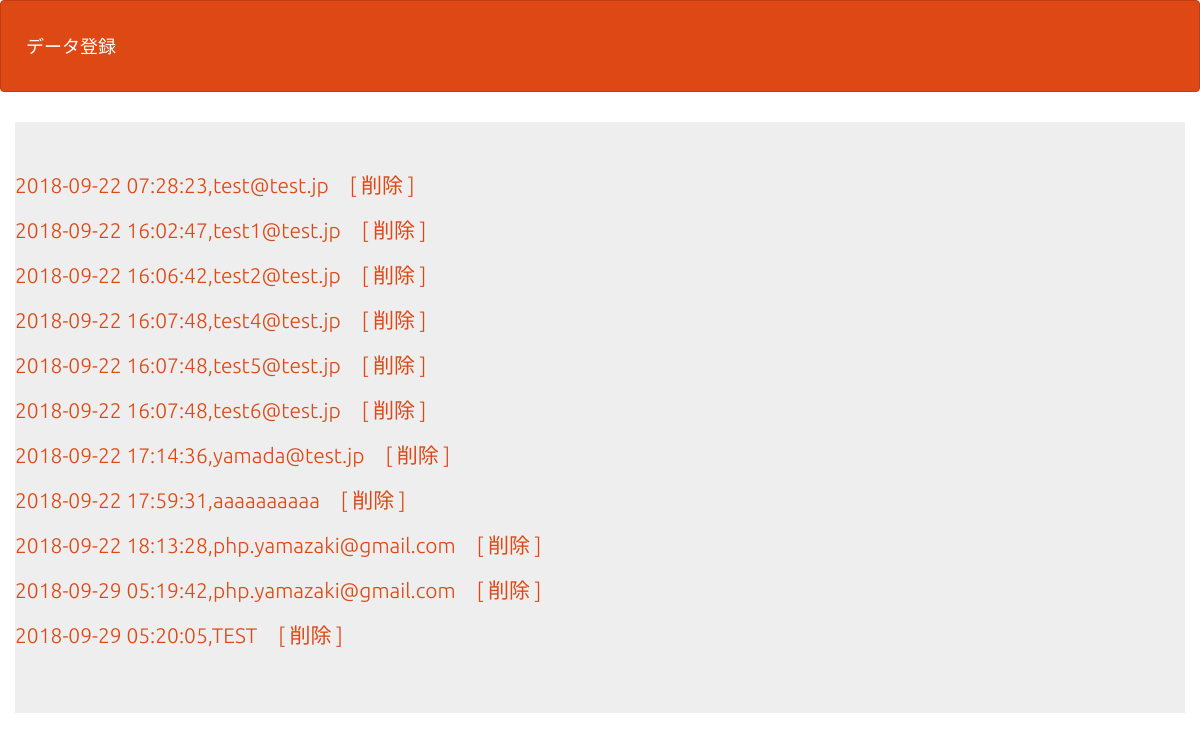
The app's page /php03/select.php with its own data.
### tables this page shows
CREATE TABLE IF NOT EXISTS `gs_an_table` (
`id` int(12) NOT NULL,
  `name` varchar(64) NOT NULL,
  `email` varchar(256) NOT NULL,
  `naiyou` text,
  `indate` datetime NOT NULL,
  `age` int(2) NOT NULL
);

### php03/select.php (the view, shortened to what this page needs)
<?php
$pdo = db_con();
$stmt = $pdo->prepare("SELECT * FROM gs_an_table");
$status = $stmt->execute();
$view = "";
if ($status == false) {
    sqlError($stmt);
} else {
    while ($result = $stmt->fetch(PDO::FETCH_ASSOC)) {
        $view .='<p>';
        $view .='<a href ="detail.php?id='.$result["id"] .'" >';
        $view .= $result["indate"] . "," . $result["email"] ;
        $view .='</a>';
        $view .='　';
        $view .='<a href ="delete.php?id='.$result["id"] .'" >';
        $view .= '[ 削除 ]';
        $view .='</a>';
        $view .='</p>';
    }
}
?>
<!DOCTYPE html>
<html lang="ja">
<head>
<link rel="stylesheet" href="css/range.css">
<link href="css/bootstrap.min.css" rel="stylesheet">
</head>
<body id="main">
<header>
  <nav class="navbar navbar-default">
    <div class="container-fluid">
      <div class="navbar-header">
      <a class="navbar-brand" href="index.php">データ登録</a>
      </div>
    </div>
  </nav>
</header>
<div>
    <div class="container jumbotron"><?=$view?></div>
</div>
</body>
</html>

### php03/select.php (style rules this page uses)
div { padding: 10px;font-size:16px; }

### records on screen
gs_an_table: value "2018-09-22 07:28:23,test@test.jp [ 削除 ]"
gs_an_table: value "2018-09-22 16:02:47,test1@test.jp [ 削除 ]"
gs_an_table: value "2018-09-22 16:06:42,test2@test.jp [ 削除 ]"
gs_an_table: value "2018-09-22 16:07:48,test4@test.jp [ 削除 ]"
gs_an_table: value "2018-09-22 16:07:48,test5@test.jp [ 削除 ]"
gs_an_table: value "2018-09-22 16:07:48,test6@test.jp [ 削除 ]"
gs_an_table: value "2018-09-22 17:14:36,yamada@test.jp [ 削除 ]"
gs_an_table: value "2018-09-22 17:59:31,aaaaaaaaaa [ 削除 ]"
gs_an_table: value "2018-09-22 18:13:28,php.yamazaki@gmail.com [ 削除 ]"
gs_an_table: value "2018-09-29 05:19:42,php.yamazaki@gmail.com [ 削除 ]"
gs_an_table: value "2018-09-29 05:20:05,TEST [ 削除 ]"
